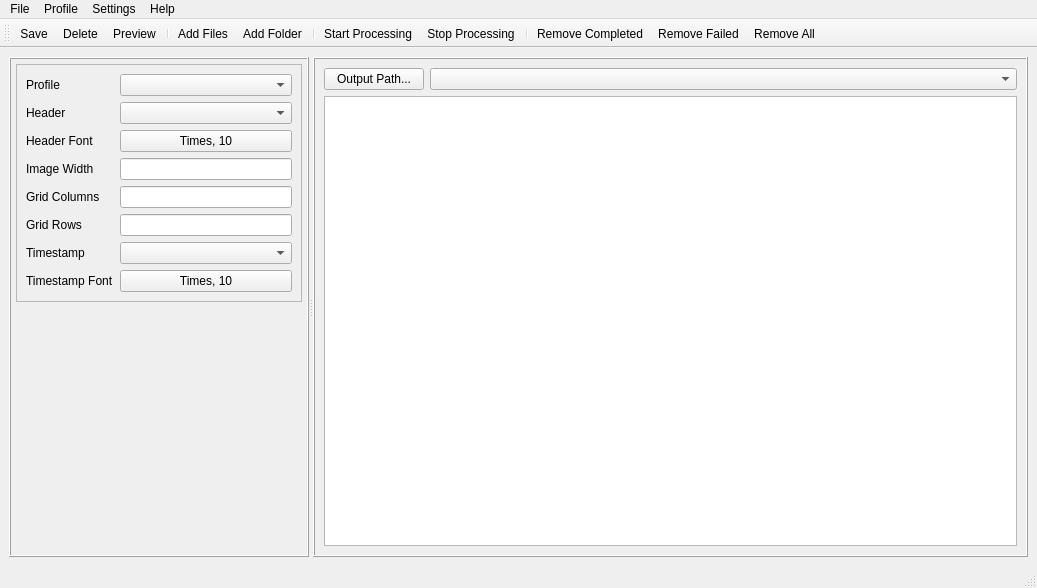
<?xml version="1.0" encoding="UTF-8"?>
<ui version="4.0">
 <class>MainWindow</class>
 <widget class="QMainWindow" name="MainWindow">
  <property name="geometry">
   <rect>
    <x>0</x>
    <y>0</y>
    <width>1037</width>
    <height>588</height>
   </rect>
  </property>
  <property name="windowTitle">
   <string>MainWindow</string>
  </property>
  <widget class="QWidget" name="centralwidget">
   <layout class="QGridLayout" name="gridLayout">
    <item row="0" column="0">
     <widget class="QSplitter" name="splitter">
      <property name="cursor">
       <cursorShape>ArrowCursor</cursorShape>
      </property>
      <property name="orientation">
       <enum>Qt::Orientation::Horizontal</enum>
      </property>
      <property name="childrenCollapsible">
       <bool>false</bool>
      </property>
      <widget class="QFrame" name="frLeft">
       <property name="sizePolicy">
        <sizepolicy hsizetype="Fixed" vsizetype="Expanding">
         <horstretch>0</horstretch>
         <verstretch>0</verstretch>
        </sizepolicy>
       </property>
       <property name="minimumSize">
        <size>
         <width>300</width>
         <height>0</height>
        </size>
       </property>
       <property name="maximumSize">
        <size>
         <width>300</width>
         <height>16777215</height>
        </size>
       </property>
       <property name="frameShape">
        <enum>QFrame::Shape::Box</enum>
       </property>
       <property name="frameShadow">
        <enum>QFrame::Shadow::Raised</enum>
       </property>
       <layout class="QVBoxLayout" name="verticalLayout_2">
        <property name="spacing">
         <number>5</number>
        </property>
        <property name="leftMargin">
         <number>5</number>
        </property>
        <property name="topMargin">
         <number>5</number>
        </property>
        <property name="rightMargin">
         <number>5</number>
        </property>
        <property name="bottomMargin">
         <number>5</number>
        </property>
        <item>
         <widget class="QFrame" name="frame_3">
          <property name="frameShape">
           <enum>QFrame::Shape::StyledPanel</enum>
          </property>
          <property name="frameShadow">
           <enum>QFrame::Shadow::Raised</enum>
          </property>
          <layout class="QGridLayout" name="gridLayout_3">
           <item row="0" column="0">
            <widget class="QLabel" name="label_7">
             <property name="text">
              <string>Profile</string>
             </property>
            </widget>
           </item>
           <item row="3" column="0">
            <widget class="QLabel" name="label">
             <property name="text">
              <string>Header</string>
             </property>
            </widget>
           </item>
           <item row="9" column="0">
            <widget class="QLabel" name="label_4">
             <property name="text">
              <string>Grid Rows</string>
             </property>
            </widget>
           </item>
           <item row="11" column="0">
            <widget class="QLabel" name="label_5">
             <property name="text">
              <string>Timestamp</string>
             </property>
            </widget>
           </item>
           <item row="13" column="0">
            <widget class="QLabel" name="label_6">
             <property name="text">
              <string>Timestamp Font</string>
             </property>
            </widget>
           </item>
           <item row="5" column="0">
            <widget class="QLabel" name="label_2">
             <property name="text">
              <string>Header Font</string>
             </property>
            </widget>
           </item>
           <item row="7" column="0">
            <widget class="QLabel" name="label_3">
             <property name="text">
              <string>Grid Columns</string>
             </property>
            </widget>
           </item>
           <item row="3" column="1">
            <widget class="QComboBox" name="cbHeader"/>
           </item>
           <item row="0" column="1">
            <widget class="QComboBox" name="cbProfiles">
             <property name="sizePolicy">
              <sizepolicy hsizetype="Expanding" vsizetype="Fixed">
               <horstretch>0</horstretch>
               <verstretch>0</verstretch>
              </sizepolicy>
             </property>
             <property name="locale">
              <locale language="English" country="UnitedStates"/>
             </property>
            </widget>
           </item>
           <item row="5" column="1">
            <widget class="QPushButton" name="pbHeaderFont">
             <property name="maximumSize">
              <size>
               <width>16777215</width>
               <height>29</height>
              </size>
             </property>
             <property name="text">
              <string>Times, 10</string>
             </property>
            </widget>
           </item>
           <item row="7" column="1">
            <widget class="QLineEdit" name="leGridColumns">
             <property name="inputMask">
              <string>DD</string>
             </property>
             <property name="maxLength">
              <number>2</number>
             </property>
             <property name="alignment">
              <set>Qt::AlignmentFlag::AlignRight|Qt::AlignmentFlag::AlignTrailing|Qt::AlignmentFlag::AlignVCenter</set>
             </property>
            </widget>
           </item>
           <item row="9" column="1">
            <widget class="QLineEdit" name="leGridRows">
             <property name="inputMask">
              <string>DD</string>
             </property>
             <property name="maxLength">
              <number>2</number>
             </property>
             <property name="alignment">
              <set>Qt::AlignmentFlag::AlignRight|Qt::AlignmentFlag::AlignTrailing|Qt::AlignmentFlag::AlignVCenter</set>
             </property>
             <property name="clearButtonEnabled">
              <bool>false</bool>
             </property>
            </widget>
           </item>
           <item row="11" column="1">
            <widget class="QComboBox" name="cbTimestamp"/>
           </item>
           <item row="13" column="1">
            <widget class="QPushButton" name="pbTimestampFont">
             <property name="maximumSize">
              <size>
               <width>16777215</width>
               <height>29</height>
              </size>
             </property>
             <property name="text">
              <string>Times, 10</string>
             </property>
            </widget>
           </item>
           <item row="6" column="1">
            <widget class="QLineEdit" name="leImageWidth">
             <property name="inputMask">
              <string>9999</string>
             </property>
             <property name="frame">
              <bool>true</bool>
             </property>
             <property name="alignment">
              <set>Qt::AlignmentFlag::AlignRight|Qt::AlignmentFlag::AlignTrailing|Qt::AlignmentFlag::AlignVCenter</set>
             </property>
            </widget>
           </item>
           <item row="6" column="0">
            <widget class="QLabel" name="label_8">
             <property name="text">
              <string>Image Width</string>
             </property>
            </widget>
           </item>
          </layout>
         </widget>
        </item>
        <item>
         <spacer name="verticalSpacer">
          <property name="orientation">
           <enum>Qt::Orientation::Vertical</enum>
          </property>
          <property name="sizeHint" stdset="0">
           <size>
            <width>20</width>
            <height>40</height>
           </size>
          </property>
         </spacer>
        </item>
       </layout>
      </widget>
      <widget class="QFrame" name="frRight">
       <property name="sizePolicy">
        <sizepolicy hsizetype="Expanding" vsizetype="Expanding">
         <horstretch>0</horstretch>
         <verstretch>0</verstretch>
        </sizepolicy>
       </property>
       <property name="minimumSize">
        <size>
         <width>400</width>
         <height>0</height>
        </size>
       </property>
       <property name="frameShape">
        <enum>QFrame::Shape::Box</enum>
       </property>
       <property name="frameShadow">
        <enum>QFrame::Shadow::Raised</enum>
       </property>
       <layout class="QGridLayout" name="gridLayout_2">
        <item row="0" column="0">
         <widget class="QPushButton" name="pbOutputPath">
          <property name="minimumSize">
           <size>
            <width>100</width>
            <height>0</height>
           </size>
          </property>
          <property name="maximumSize">
           <size>
            <width>100</width>
            <height>16777215</height>
           </size>
          </property>
          <property name="text">
           <string>Output Path...</string>
          </property>
         </widget>
        </item>
        <item row="0" column="1">
         <widget class="QComboBox" name="cbOutputDir">
          <property name="editable">
           <bool>false</bool>
          </property>
         </widget>
        </item>
        <item row="1" column="0" colspan="2">
         <widget class="QTableView" name="tableView">
          <property name="sortingEnabled">
           <bool>true</bool>
          </property>
          <property name="wordWrap">
           <bool>false</bool>
          </property>
          <property name="cornerButtonEnabled">
           <bool>false</bool>
          </property>
         </widget>
        </item>
       </layout>
      </widget>
     </widget>
    </item>
   </layout>
  </widget>
  <widget class="QMenuBar" name="menubar">
   <property name="geometry">
    <rect>
     <x>0</x>
     <y>0</y>
     <width>1037</width>
     <height>25</height>
    </rect>
   </property>
   <widget class="QMenu" name="menuFile">
    <property name="title">
     <string>File</string>
    </property>
    <addaction name="actionAddFiles"/>
    <addaction name="actionAddFolder"/>
    <addaction name="separator"/>
    <addaction name="actionRemoveCompleted"/>
    <addaction name="actionRemoveFailed"/>
    <addaction name="actionRemoveAll"/>
    <addaction name="separator"/>
    <addaction name="actionStartProcessing"/>
    <addaction name="actionStopProcessing"/>
    <addaction name="separator"/>
    <addaction name="separator"/>
    <addaction name="actionExit"/>
   </widget>
   <widget class="QMenu" name="menuProcess">
    <property name="title">
     <string>Profile</string>
    </property>
    <addaction name="actionProfileSave"/>
    <addaction name="actionProfileDelete"/>
    <addaction name="separator"/>
    <addaction name="actionProfilePreview"/>
   </widget>
   <widget class="QMenu" name="menuHelp">
    <property name="title">
     <string>Help</string>
    </property>
    <addaction name="actionGitHub"/>
    <addaction name="actionAbout"/>
   </widget>
   <widget class="QMenu" name="menuSettings">
    <property name="title">
     <string>Settings</string>
    </property>
    <addaction name="actionOverwriteFiles"/>
    <addaction name="actionSettings"/>
   </widget>
   <addaction name="menuFile"/>
   <addaction name="menuProcess"/>
   <addaction name="menuSettings"/>
   <addaction name="menuHelp"/>
  </widget>
  <widget class="QStatusBar" name="statusbar"/>
  <widget class="QToolBar" name="toolBar">
   <property name="windowTitle">
    <string>toolBar</string>
   </property>
   <attribute name="toolBarArea">
    <enum>TopToolBarArea</enum>
   </attribute>
   <attribute name="toolBarBreak">
    <bool>false</bool>
   </attribute>
   <addaction name="actionProfileSave"/>
   <addaction name="actionProfileDelete"/>
   <addaction name="actionProfilePreview"/>
   <addaction name="separator"/>
   <addaction name="actionAddFiles"/>
   <addaction name="actionAddFolder"/>
   <addaction name="separator"/>
   <addaction name="actionStartProcessing"/>
   <addaction name="actionStopProcessing"/>
   <addaction name="separator"/>
   <addaction name="actionRemoveCompleted"/>
   <addaction name="actionRemoveFailed"/>
   <addaction name="actionRemoveAll"/>
  </widget>
  <action name="actionAddFiles">
   <property name="icon">
    <iconset resource="resources.qrc">
     <normaloff>:/res/add_files.svg</normaloff>:/res/add_files.svg</iconset>
   </property>
   <property name="text">
    <string>Add Files...</string>
   </property>
   <property name="shortcut">
    <string>Ins</string>
   </property>
  </action>
  <action name="actionExit">
   <property name="icon">
    <iconset>
     <normaloff>:/res/exit.png</normaloff>:/res/exit.png</iconset>
   </property>
   <property name="text">
    <string>Exit</string>
   </property>
  </action>
  <action name="actionAbout">
   <property name="text">
    <string>About...</string>
   </property>
  </action>
  <action name="actionProfileSave">
   <property name="icon">
    <iconset resource="resources.qrc">
     <normaloff>:/res/profile_save.svg</normaloff>:/res/profile_save.svg</iconset>
   </property>
   <property name="text">
    <string>Save...</string>
   </property>
  </action>
  <action name="actionProfileDelete">
   <property name="icon">
    <iconset resource="resources.qrc">
     <normaloff>:/res/profile_delete.svg</normaloff>:/res/profile_delete.svg</iconset>
   </property>
   <property name="text">
    <string>Delete...</string>
   </property>
  </action>
  <action name="actionProfilePreview">
   <property name="icon">
    <iconset resource="resources.qrc">
     <normaloff>:/res/profile_preview.svg</normaloff>:/res/profile_preview.svg</iconset>
   </property>
   <property name="text">
    <string>Preview...</string>
   </property>
  </action>
  <action name="actionAddFolder">
   <property name="icon">
    <iconset resource="resources.qrc">
     <normaloff>:/res/add_folder.svg</normaloff>:/res/add_folder.svg</iconset>
   </property>
   <property name="text">
    <string>Add Folder...</string>
   </property>
   <property name="shortcut">
    <string>Ctrl+Ins</string>
   </property>
  </action>
  <action name="actionRemoveFailed">
   <property name="icon">
    <iconset resource="resources.qrc">
     <normaloff>:/res/remove_failed.svg</normaloff>:/res/remove_failed.svg</iconset>
   </property>
   <property name="text">
    <string>Remove Failed</string>
   </property>
  </action>
  <action name="actionRemoveCompleted">
   <property name="icon">
    <iconset resource="resources.qrc">
     <normaloff>:/res/remove_completed.svg</normaloff>:/res/remove_completed.svg</iconset>
   </property>
   <property name="text">
    <string>Remove Completed</string>
   </property>
  </action>
  <action name="actionRemoveAll">
   <property name="icon">
    <iconset resource="resources.qrc">
     <normaloff>:/res/remove_all.svg</normaloff>:/res/remove_all.svg</iconset>
   </property>
   <property name="text">
    <string>Remove All</string>
   </property>
  </action>
  <action name="actionGitHub">
   <property name="text">
    <string>GitHub...</string>
   </property>
  </action>
  <action name="actionStartProcessing">
   <property name="icon">
    <iconset resource="resources.qrc">
     <normaloff>:/res/start.svg</normaloff>:/res/start.svg</iconset>
   </property>
   <property name="text">
    <string>Start Processing</string>
   </property>
  </action>
  <action name="actionStopProcessing">
   <property name="icon">
    <iconset resource="resources.qrc">
     <normaloff>:/res/stop.svg</normaloff>:/res/stop.svg</iconset>
   </property>
   <property name="text">
    <string>Stop Processing</string>
   </property>
  </action>
  <action name="actionSettings">
   <property name="icon">
    <iconset resource="resources.qrc">
     <normaloff>:/res/settings.svg</normaloff>:/res/settings.svg</iconset>
   </property>
   <property name="text">
    <string>Settings...</string>
   </property>
  </action>
  <action name="actionOverwriteFiles">
   <property name="checkable">
    <bool>true</bool>
   </property>
   <property name="text">
    <string>Overwrite Output Files</string>
   </property>
  </action>
 </widget>
 <resources>
  <include location="resources.qrc"/>
 </resources>
 <connections/>
</ui>
